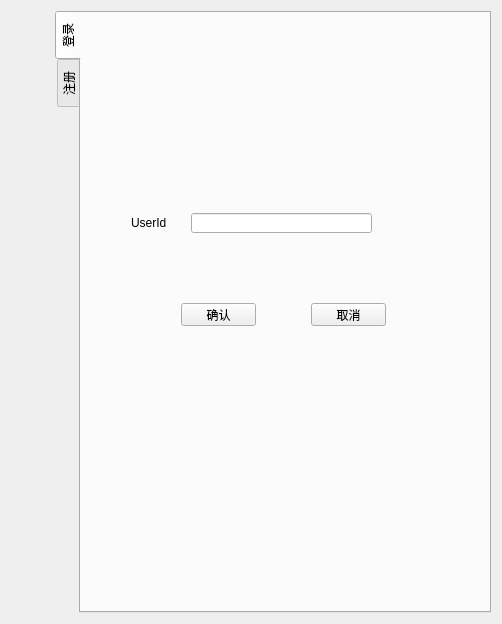
<?xml version="1.0" encoding="UTF-8"?>
<ui version="4.0">
 <class>userInfoWidgets</class>
 <widget class="QWidget" name="userInfoWidgets">
  <property name="geometry">
   <rect>
    <x>0</x>
    <y>0</y>
    <width>502</width>
    <height>624</height>
   </rect>
  </property>
  <property name="windowTitle">
   <string>用户信息</string>
  </property>
  <layout class="QVBoxLayout" name="verticalLayout_5">
   <item>
    <layout class="QHBoxLayout" name="horizontalLayout" stretch="1,10">
     <property name="spacing">
      <number>0</number>
     </property>
     <item>
      <layout class="QVBoxLayout" name="verticalLayout" stretch="1,1,2,2">
       <property name="spacing">
        <number>0</number>
       </property>
       <item>
        <widget class="PixLabel" name="label_login" native="true">
         <property name="text" stdset="0">
          <string>TextLabel</string>
         </property>
        </widget>
       </item>
       <item>
        <widget class="PixLabel" name="label_signIn" native="true">
         <property name="sizePolicy">
          <sizepolicy hsizetype="Fixed" vsizetype="Preferred">
           <horstretch>0</horstretch>
           <verstretch>0</verstretch>
          </sizepolicy>
         </property>
         <property name="text" stdset="0">
          <string>TextLabel</string>
         </property>
        </widget>
       </item>
       <item>
        <widget class="QLabel" name="label">
         <property name="text">
          <string/>
         </property>
        </widget>
       </item>
       <item>
        <widget class="QLabel" name="label_2">
         <property name="text">
          <string/>
         </property>
        </widget>
       </item>
      </layout>
     </item>
     <item>
      <widget class="QTabWidget" name="tabWidget">
       <property name="tabPosition">
        <enum>QTabWidget::West</enum>
       </property>
       <property name="tabShape">
        <enum>QTabWidget::Rounded</enum>
       </property>
       <property name="currentIndex">
        <number>0</number>
       </property>
       <property name="elideMode">
        <enum>Qt::ElideNone</enum>
       </property>
       <widget class="QWidget" name="tab">
        <attribute name="title">
         <string>登录</string>
        </attribute>
        <widget class="QLabel" name="iDLabel">
         <property name="geometry">
          <rect>
           <x>50</x>
           <y>200</y>
           <width>61</width>
           <height>20</height>
          </rect>
         </property>
         <property name="text">
          <string>UserId</string>
         </property>
        </widget>
        <widget class="QLineEdit" name="idLineEdit">
         <property name="geometry">
          <rect>
           <x>110</x>
           <y>200</y>
           <width>181</width>
           <height>20</height>
          </rect>
         </property>
        </widget>
        <widget class="QPushButton" name="pushButton_cancel_1">
         <property name="geometry">
          <rect>
           <x>230</x>
           <y>290</y>
           <width>75</width>
           <height>23</height>
          </rect>
         </property>
         <property name="sizePolicy">
          <sizepolicy hsizetype="Fixed" vsizetype="Fixed">
           <horstretch>0</horstretch>
           <verstretch>0</verstretch>
          </sizepolicy>
         </property>
         <property name="text">
          <string>取消</string>
         </property>
        </widget>
        <widget class="QPushButton" name="pushButton_makeSure_1">
         <property name="geometry">
          <rect>
           <x>100</x>
           <y>290</y>
           <width>75</width>
           <height>23</height>
          </rect>
         </property>
         <property name="sizePolicy">
          <sizepolicy hsizetype="Fixed" vsizetype="Fixed">
           <horstretch>0</horstretch>
           <verstretch>0</verstretch>
          </sizepolicy>
         </property>
         <property name="text">
          <string>确认</string>
         </property>
        </widget>
        <widget class="QLabel" name="label_icon">
         <property name="geometry">
          <rect>
           <x>150</x>
           <y>50</y>
           <width>100</width>
           <height>100</height>
          </rect>
         </property>
         <property name="sizePolicy">
          <sizepolicy hsizetype="Fixed" vsizetype="Fixed">
           <horstretch>0</horstretch>
           <verstretch>0</verstretch>
          </sizepolicy>
         </property>
         <property name="frameShape">
          <enum>QFrame::NoFrame</enum>
         </property>
         <property name="text">
          <string/>
         </property>
        </widget>
       </widget>
       <widget class="QWidget" name="tab_2">
        <attribute name="title">
         <string>注册</string>
        </attribute>
        <layout class="QVBoxLayout" name="verticalLayout_4">
         <item>
          <layout class="QVBoxLayout" name="verticalLayout_2">
           <property name="spacing">
            <number>20</number>
           </property>
           <item>
            <layout class="QVBoxLayout" name="verticalLayout_3">
             <item>
              <layout class="QGridLayout" name="gridLayout">
               <item row="0" column="0">
                <widget class="QLabel" name="label_3">
                 <property name="sizePolicy">
                  <sizepolicy hsizetype="Preferred" vsizetype="Fixed">
                   <horstretch>0</horstretch>
                   <verstretch>0</verstretch>
                  </sizepolicy>
                 </property>
                 <property name="minimumSize">
                  <size>
                   <width>48</width>
                   <height>0</height>
                  </size>
                 </property>
                 <property name="text">
                  <string>姓名：</string>
                 </property>
                </widget>
               </item>
               <item row="0" column="1">
                <widget class="QLineEdit" name="nameLineEdit">
                 <property name="sizePolicy">
                  <sizepolicy hsizetype="Fixed" vsizetype="Fixed">
                   <horstretch>0</horstretch>
                   <verstretch>0</verstretch>
                  </sizepolicy>
                 </property>
                 <property name="minimumSize">
                  <size>
                   <width>100</width>
                   <height>0</height>
                  </size>
                 </property>
                </widget>
               </item>
               <item row="0" column="2">
                <widget class="QLabel" name="label_4">
                 <property name="text">
                  <string>性别：</string>
                 </property>
                </widget>
               </item>
               <item row="0" column="3">
                <widget class="QComboBox" name="sexComboBox">
                 <property name="sizePolicy">
                  <sizepolicy hsizetype="Fixed" vsizetype="Fixed">
                   <horstretch>0</horstretch>
                   <verstretch>0</verstretch>
                  </sizepolicy>
                 </property>
                 <item>
                  <property name="text">
                   <string>Male</string>
                  </property>
                 </item>
                 <item>
                  <property name="text">
                   <string>Female</string>
                  </property>
                 </item>
                </widget>
               </item>
               <item row="1" column="0">
                <widget class="QLabel" name="label_12">
                 <property name="text">
                  <string>年龄：</string>
                 </property>
                </widget>
               </item>
               <item row="1" column="1">
                <widget class="QLineEdit" name="ageLineEdit">
                 <property name="sizePolicy">
                  <sizepolicy hsizetype="Fixed" vsizetype="Fixed">
                   <horstretch>0</horstretch>
                   <verstretch>0</verstretch>
                  </sizepolicy>
                 </property>
                 <property name="minimumSize">
                  <size>
                   <width>100</width>
                   <height>0</height>
                  </size>
                 </property>
                </widget>
               </item>
               <item row="1" column="2">
                <widget class="QLabel" name="label_6">
                 <property name="text">
                  <string>职业：</string>
                 </property>
                </widget>
               </item>
               <item row="1" column="3">
                <widget class="QLineEdit" name="professionEdit">
                 <property name="sizePolicy">
                  <sizepolicy hsizetype="Fixed" vsizetype="Fixed">
                   <horstretch>0</horstretch>
                   <verstretch>0</verstretch>
                  </sizepolicy>
                 </property>
                 <property name="minimumSize">
                  <size>
                   <width>100</width>
                   <height>0</height>
                  </size>
                 </property>
                </widget>
               </item>
               <item row="2" column="0">
                <widget class="QLabel" name="label_5">
                 <property name="text">
                  <string>联系方式：</string>
                 </property>
                </widget>
               </item>
               <item row="2" column="1">
                <widget class="QLineEdit" name="contactEdit">
                 <property name="sizePolicy">
                  <sizepolicy hsizetype="Fixed" vsizetype="Fixed">
                   <horstretch>0</horstretch>
                   <verstretch>0</verstretch>
                  </sizepolicy>
                 </property>
                 <property name="minimumSize">
                  <size>
                   <width>100</width>
                   <height>0</height>
                  </size>
                 </property>
                </widget>
               </item>
               <item row="3" column="0">
                <widget class="QLabel" name="label_7">
                 <property name="sizePolicy">
                  <sizepolicy hsizetype="Expanding" vsizetype="Preferred">
                   <horstretch>0</horstretch>
                   <verstretch>0</verstretch>
                  </sizepolicy>
                 </property>
                 <property name="text">
                  <string>住址</string>
                 </property>
                </widget>
               </item>
               <item row="3" column="1" colspan="3">
                <widget class="QLineEdit" name="addressEdit">
                 <property name="sizePolicy">
                  <sizepolicy hsizetype="Fixed" vsizetype="Fixed">
                   <horstretch>0</horstretch>
                   <verstretch>0</verstretch>
                  </sizepolicy>
                 </property>
                 <property name="minimumSize">
                  <size>
                   <width>250</width>
                   <height>0</height>
                  </size>
                 </property>
                 <property name="maximumSize">
                  <size>
                   <width>563</width>
                   <height>16777215</height>
                  </size>
                 </property>
                </widget>
               </item>
              </layout>
             </item>
             <item>
              <layout class="QGridLayout" name="gridLayout_2" rowstretch="0,0,0" columnstretch="0,0">
               <item row="0" column="0">
                <widget class="QLabel" name="label_8">
                 <property name="text">
                  <string>个人病史：</string>
                 </property>
                </widget>
               </item>
               <item row="1" column="0">
                <widget class="QLabel" name="label_9">
                 <property name="text">
                  <string>家族病史：</string>
                 </property>
                </widget>
               </item>
               <item row="0" column="1">
                <widget class="QTextEdit" name="personalHistoryEdit">
                 <property name="sizePolicy">
                  <sizepolicy hsizetype="Fixed" vsizetype="Fixed">
                   <horstretch>0</horstretch>
                   <verstretch>0</verstretch>
                  </sizepolicy>
                 </property>
                 <property name="maximumSize">
                  <size>
                   <width>561</width>
                   <height>84</height>
                  </size>
                 </property>
                </widget>
               </item>
               <item row="1" column="1">
                <widget class="QTextEdit" name="familyHistoryEdit">
                 <property name="sizePolicy">
                  <sizepolicy hsizetype="Expanding" vsizetype="Fixed">
                   <horstretch>0</horstretch>
                   <verstretch>0</verstretch>
                  </sizepolicy>
                 </property>
                 <property name="minimumSize">
                  <size>
                   <width>0</width>
                   <height>0</height>
                  </size>
                 </property>
                 <property name="maximumSize">
                  <size>
                   <width>561</width>
                   <height>84</height>
                  </size>
                 </property>
                </widget>
               </item>
               <item row="2" column="0">
                <widget class="QLabel" name="label_10">
                 <property name="text">
                  <string>附加信息：</string>
                 </property>
                </widget>
               </item>
               <item row="2" column="1">
                <widget class="QTextEdit" name="addtextEdit">
                 <property name="sizePolicy">
                  <sizepolicy hsizetype="Expanding" vsizetype="Fixed">
                   <horstretch>0</horstretch>
                   <verstretch>0</verstretch>
                  </sizepolicy>
                 </property>
                 <property name="maximumSize">
                  <size>
                   <width>561</width>
                   <height>84</height>
                  </size>
                 </property>
                </widget>
               </item>
              </layout>
             </item>
            </layout>
           </item>
           <item>
            <layout class="QHBoxLayout" name="horizontalLayout_2">
             <item>
              <widget class="QPushButton" name="pushButton_makeSure_2">
               <property name="sizePolicy">
                <sizepolicy hsizetype="Fixed" vsizetype="Fixed">
                 <horstretch>0</horstretch>
                 <verstretch>0</verstretch>
                </sizepolicy>
               </property>
               <property name="text">
                <string>确认</string>
               </property>
              </widget>
             </item>
             <item>
              <widget class="QPushButton" name="pushButton_cancel_2">
               <property name="sizePolicy">
                <sizepolicy hsizetype="Fixed" vsizetype="Fixed">
                 <horstretch>0</horstretch>
                 <verstretch>0</verstretch>
                </sizepolicy>
               </property>
               <property name="text">
                <string>取消</string>
               </property>
              </widget>
             </item>
            </layout>
           </item>
          </layout>
         </item>
        </layout>
       </widget>
      </widget>
     </item>
    </layout>
   </item>
  </layout>
 </widget>
 <customwidgets>
  <customwidget>
   <class>PixLabel</class>
   <extends>QWidget</extends>
   <header>pixlabelwidget.h</header>
   <container>1</container>
  </customwidget>
 </customwidgets>
 <resources/>
 <connections/>
</ui>
